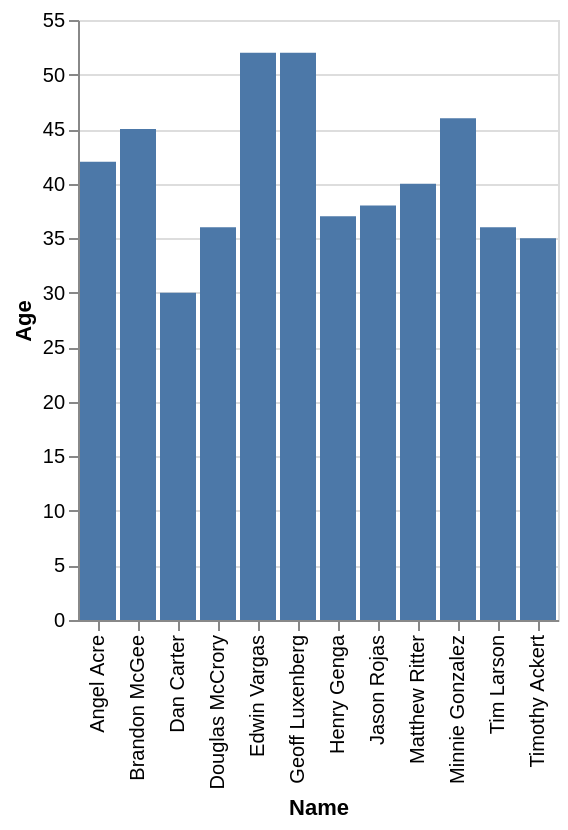

Specify this chart in Vega-Lite:
### Vega-Lite specification from a JSON file in a GitHub repository (floating-point values rounded to 4 significant figures)
{"data": {"values": [{"x_data": "Angel Acre", "y_data": 42}, {"x_data": "Brandon McGee", "y_data": 45}, {"x_data": "Dan Carter", "y_data": 30}, {"x_data": "Douglas McCrory", "y_data": 36}, {"x_data": "Edwin Vargas", "y_data": 52}, {"x_data": "Geoff Luxenberg", "y_data": 52}, {"x_data": "Henry Genga", "y_data": 37}, {"x_data": "Jason Rojas", "y_data": 38}, {"x_data": "Matthew Ritter", "y_data": 40}, {"x_data": "Minnie Gonzalez", "y_data": 46}, {"x_data": "Tim Larson", "y_data": 36}, {"x_data": "Timothy Ackert", "y_data": 35}]}, "mark": "bar", "encoding": {"x": {"field": "x_data", "type": "nominal", "title": "Name", "sort": "ascending"}, "y": {"field": "y_data", "type": "quantitative", "title": "Age"}}}
